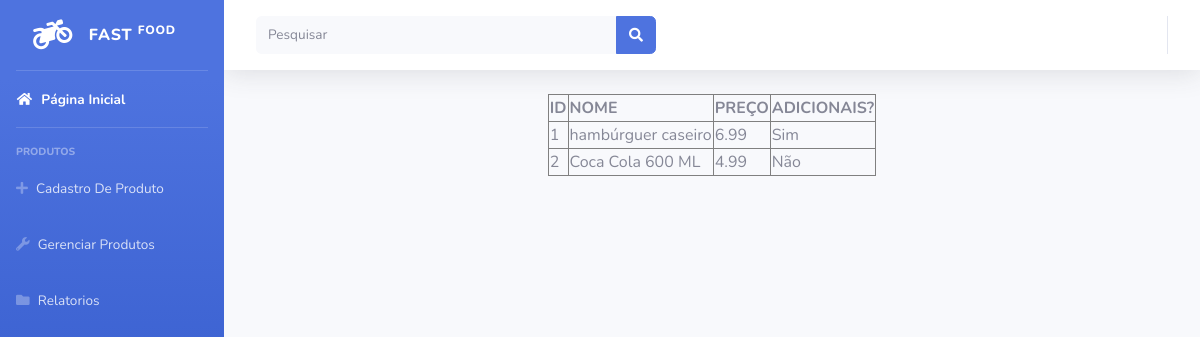
/listar-produtos.php (signed in), run on the app's committed database.
### tables this page shows
CREATE TABLE `produtos` (
  `id` int(50) NOT NULL,
  `imagem` varchar(50) NOT NULL,
  `nome` varchar(50) NOT NULL,
  `preco` varchar(50) NOT NULL,
  `adicional_1` varchar(50) NOT NULL,
  `adicional_2` varchar(50) NOT NULL,
  `adicional_3` varchar(50) NOT NULL,
  `adicional_4` varchar(50) NOT NULL,
  `adicional_5` varchar(50) NOT NULL,
  `adicional_6` varchar(50) NOT NULL,
  `adicional_7` varchar(50) NOT NULL,
  `adicional_8` varchar(50) NOT NULL,
  `adicional_9` varchar(50) NOT NULL
);

### listar-produtos.php (the view, shortened to what this page needs)
<!DOCTYPE html>
<html lang="en">
<head>
    <link href="vendor/fontawesome-free/css/all.min.css" rel="stylesheet" type="text/css">
    <link href="css/sb-admin-2.min.css" rel="stylesheet">
</head>
<body id="page-top">
    <div id="wrapper">
        <ul class="navbar-nav bg-gradient-primary sidebar sidebar-dark accordion" id="accordionSidebar">
            <a class="sidebar-brand d-flex align-items-center justify-content-center" href="painel-admin.php">
                <div class="sidebar-brand-icon rotate-n-15">
                    <i class="fas fa-motorcycle"></i>
                </div>
                <div class="sidebar-brand-text mx-3">Fast <sup>Food</sup></div>
            </a>
            <hr class="sidebar-divider my-0">
            <li class="nav-item active">
                <a class="nav-link" href="painel-admin.php">
                    <i class="fas fa-fw fa-home"></i>
                    <span>Página Inicial</span></a>
            </li>
            <hr class="sidebar-divider">
            <div class="sidebar-heading">
                Produtos
            </div>
            <li class="nav-item">
                <a class="nav-link" href="cadastro-produto.php">
                    <i class="fas fa-solid fa-plus"></i>
                    <span>Cadastro De Produto</span></a>
            </li>
      <li class="nav-item">
                <a class="nav-link" href="listar-produtos.php">
                    <i class="fas fa-solid fa-wrench"></i>
                    <span>Gerenciar Produtos</span></a>
            </li>
      <li class="nav-item">
                    <a class="nav-link" href="relatorios.php">
                    <i class="fas fa-solid fa-folder"></i>
                        <span>Relatorios</span></a>
            </li>
        </ul>
        <div id="content-wrapper" class="d-flex flex-column">
            <div id="content">
                <nav class="navbar navbar-expand navbar-light bg-white topbar mb-4 static-top shadow">
                    <form
                        class="d-none d-sm-inline-block form-inline mr-auto ml-md-3 my-2 my-md-0 mw-100 navbar-search">
                        <div class="input-group">
                            <input type="text" class="form-control bg-light border-0 small" placeholder="Pesquisar"
                                aria-label="Search" aria-describedby="basic-addon2">
                            <div class="input-group-append">
                                <button class="btn btn-primary" type="button">
                                    <i class="fas fa-search fa-sm"></i>
                                </button>
                            </div>
                        </div>
                    </form>
                    <ul class="navbar-nav ml-auto">
                    </ul>
                </nav>
<center>
<?php
 echo "<table border=1>";
 echo "<tr>";
 echo "<th>ID</th>";
 echo "<th>NOME</th>";
 echo "<th>PREÇO</th>";
 echo "<th>ADICIONAIS?</th>";
 echo "</tr>";
 $strcon = mysqli_connect('localhost','root','','evarini') or die('danieus kkk');
 $sql = "SELECT * FROM produtos";
 $resultado = mysqli_query($strcon,$sql) or die("Erro ao retornar dados");
 while ($registro = mysqli_fetch_array($resultado))
 {
    $id = $registro['id'];
    $nome = $registro['nome'];
    $preco = $registro['preco'];
    $adicionais = $registro['adicional_1'];
    if ($adicionais != "") {
        $adicionais = "Sim";
    }else{
        $adicionais = "Não";
    }
    echo "<tr>";
    echo "<td>".$id."</td>";
    echo "<td>".$nome."</td>";
    echo "<td>".$preco."</td>";
    echo "<td>".$adicionais."</td>";
    echo "</tr>";
 }
 echo "</table>";
 ?>
</center>
        </div>
    </div>
</body>
</html>

### data on the page
produtos: id "1", nome "hambúrguer caseiro", preco "6.99", adicional_1 "Sim"
produtos: id "2", nome "Coca Cola 600 ML", preco "4.99", adicional_1 "Não"
